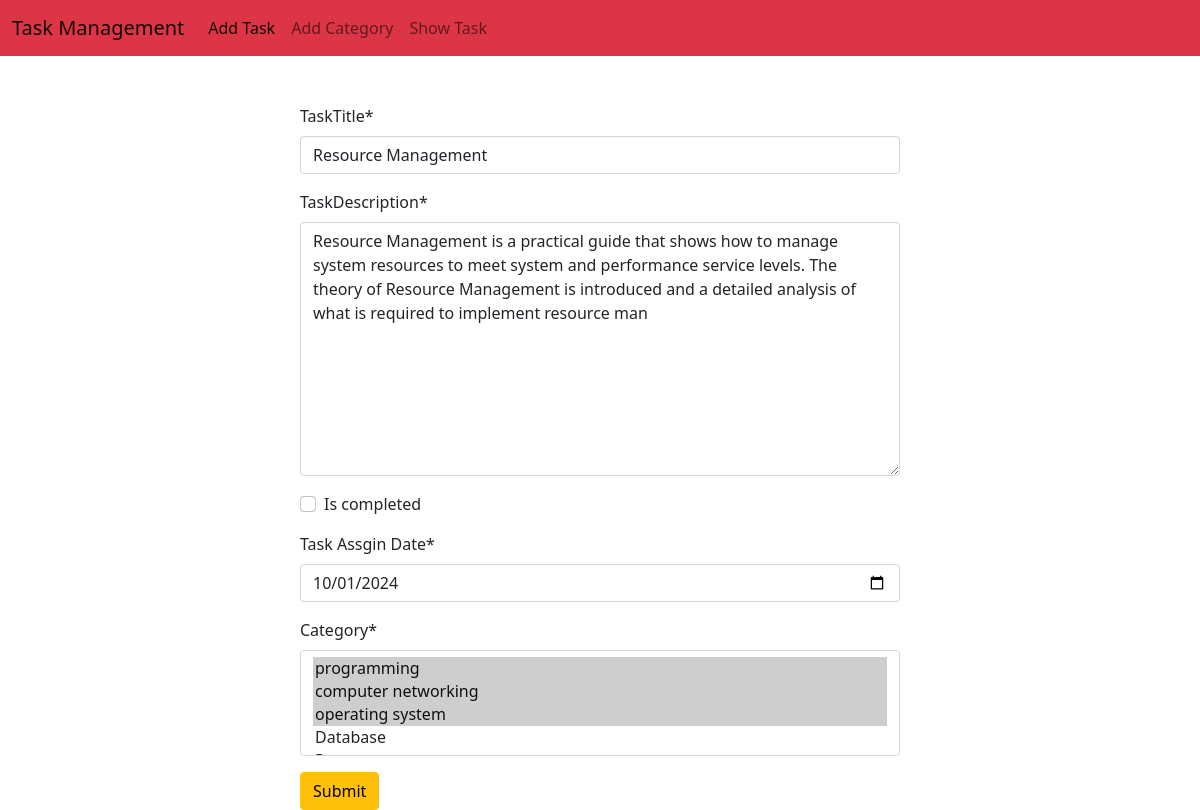
Screenshot of /edit/17/ with the database file from the repository.
### task/models.py (models this page shows, shortened)
class TaskModel(models.Model):
    taskTitle = models.CharField(max_length=100)
    taskDescription = models.TextField()
    is_completed = models.BooleanField()
    Task_Assgin_Date = models.DateField(verbose_name="Task Assgin Date")
    category = models.ManyToManyField(CateoryModel)

### task_management_project/views.py (the view)
# urls.py: path('edit/<int:id>/',Task_edit,name="task_edit"),
def Task_edit(request, id):
     edit = TaskModel.objects.get(pk=id)
     if request.method =='POST':
        edit_task = TaskForm(request.POST, instance=edit)
        if edit_task.is_valid():
            edit_task.save()
            return redirect('task_show')
     else:
        edit_task = TaskForm(instance=edit)
     return render(request, 'add_task.html', {"form": edit_task})

### task/forms.py
class TaskForm(forms.ModelForm):
    class Meta:
     model = TaskModel
     fields = '__all__'
     widgets ={
         "Task_Assgin_Date": forms.DateInput(attrs={'type':'date'})
     }

### category/models.py (called while the page is built)
    def __str__(self):
       return self.category_name

### task/Templates/add_task.html (shortened to what this page needs)
{% extends "base.html" %}  {% block content %}
<form method="POST" style="width: 50%; margin: auto" class="pt-5">
  {% load crispy_forms_tags%} {% csrf_token %} {{form | crispy}}
  <button type="submit" class="btn btn-warning">Submit</button>
</form>
{% endblock %}

### rows the page displays
TaskModel: taskTitle "Resource Management", taskDescription "Resource Management is a practical guide that shows how to manage system resources to meet system and performance service levels. The theory of Resource Management is introduced and a detailed analysis of what is required to implement resource man", Task_Assgin_Date "10/01/2024"
